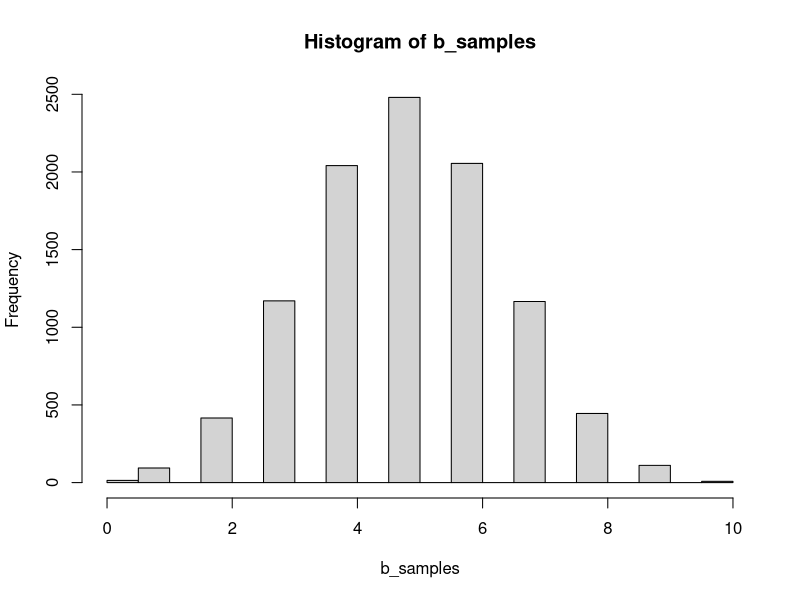
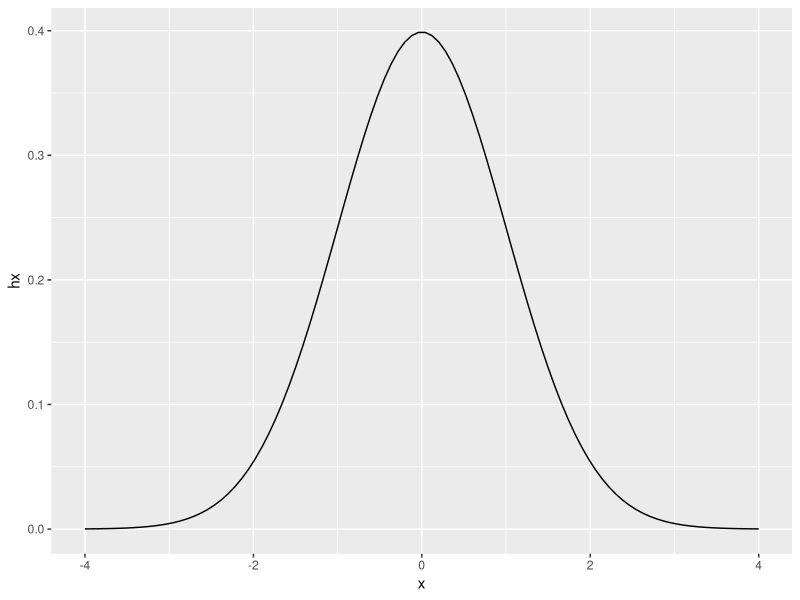

These charts were generated, in order, by the following R code: (Note: this script raises an error after producing the figures.)
## ---- chunk 1
knitr::opts_chunk$set(message=FALSE,warning=FALSE, cache=TRUE)
## ---- chunk 2
pbinom(q=3, size = 16, prob = 0.25, lower.tail = FALSE)
  #q=size of questions you DON'T get right, this funciton automatically   takes the lower tail, so if you want upper tail, you must specify that

## ---- chunk 3
rbinom(n=10, size=2, prob = 0.5)
  #calls staring with "r" will give you a random number 
  #n=number of coins you have 
  #size=number of flips that you have 
  #This will spit out the number of heads that you get 

## ---- chunk 4
b_samples <- rbinom(n=10000, size=10, prob = 0.5)
hist(b_samples)
table(b_samples)/sum(b_samples)
  #this gives you the probability of 0 heads, 1 head and 2 heads in this   sample. This prob. will change sample to sample. 
## ---- chunk 5
x<- seq(-4,4, length=100)
hx <- dnorm(x)
my_df <- data.frame(x, hx)
library(ggplot2)
ggplot(data = my_df, aes(x=x, y=hx)) +
  geom_line()

#This gives a point (likelihood)
dnorm(x=-2, mean=0, sd-1)

## ---- chunk 6

pnorm(q=0, mean=0, sd=1, lower.tail = TRUE)
  #q=where do you want to start calculating area, on x

## ---- chunk 7
#Area between 1 and -1
pnorm(q=1, mean=0, sd=1, lower.tail = TRUE) - pnorm(q=-1, mean=0, sd=1, lower.tail = TRUE)
## ---- chunk 8
rnorm(n=10, mean=0, sd=1)
  #generates 10 numbers from the normal distribution, with mean=0 and     sd=1

## ---- chunk 9

numbers <- rnorm(n=1000000, mean=0, sd=1)
mean(numbers > -1 & numbers < 1)


## ---- chunk 10
#Normally distributed, mean=100, sd=15
#There are two ways to do this, mathimatically using the normal curve and then by sampling 100 people and average their IQs. 

#Mathimatically: 
pnorm(q=125, mean=100, sd=15, lower.tail = TRUE)

#Simulating it: 
IQnumbers <- rnorm(n=10000000, mean = 100, sd=15)
mean(IQnumbers < 125)
  #the greater the sample size, the closer you get to the mathematical    way

## ---- chunk 11
pnorm(q=125, mean=100, sd=15, lower.tail = FALSE)
## ---- chunk 12
qnorm(p=0.15, mean=0, sd=1, lower.tail = TRUE)
  #give a probaility and get value. 

pnorm(q=-1, mean=0, sd=1, lower.tail = TRUE)
  #in pnorm you give a value and get a   probability 

## ---- chunk 13
iq_small_sample <-rnorm(n=5, mean=100, sd=15)
hist(iq_small_sample)
mean(iq_small_sample)

#divide by N
sqrt(sum((iq_small_sample-mean(iq_small_sample))^2) / (length(iq_small_sample)))

#divide by N-1
sd(iq_small_sample)

#Simulating why we use N vs N-1
n_exp <- 1000
n_samples <- c(1:10)
means_of_samples <- c()
sds_of_samples_uncorrected <- c()

for (this_samples_n in n_samples) {
  this_samples_mean <- c()
  this_samples_sd <- c()
  for (i in 1:n_exp) {
    iq_sample <- rnorm(n=this_samples_n, mean=100, sd=15)
    this_samples_mean[i] <- mean(iq_sample)
    this_samples_sd [1] <-sqrt(sum((iq_small_sample-mean(iq_small_sample))^2) / (length(iq_small_sample)))
  }
  means_of_samples[this_samples_n] <- mean(this_samples_mean)
  sds_of_samples_uncorrected[this_samples_n] <- mean(this_samples_sd)
}

result <- data.frame (n=n_samples, 
                      means=means_of_samples, 
                      sds=sds_of_samples_uncorrected)


library(ggplot2)
ggplot(results, aes(x=n, y=means)) +
  geom_line(color='red') +
  geom_point() +
  geom_hline(yintercept = 100) +
  ylim(c(95, 105))

ggplot(results, aes(x=n, y=sds))+
  geom_line(color='red') +
  geom_point()+
  geom_hline(yintercept = 15) +
  ylim(c(-1,17))

## ---- chunk 14
mean_differnces <- c() 
sample_size <- 100
n_exps <- 1000 
pop_mean <- 70
pop_sd <- 20

for (i in 1:n_exps){
group_experimental <- rnorm(n=sample_size, mean=pop_mean, sd=pop_sd) 
group_control <- rnorm(n=sample_size, mean=pop_mean, sd=pop_sd)
mean_differnces[i] <- mean(group_experimental) - mean(group_control)
}

hist(mean_differnces, breaks=20)


pnorm(q=6, mean=mean(mean_differnces), sd = sd(mean_differnces), lower.tail = FALSE) + pnorm(q=-6, mean=mean(mean_differnces), sd = sd(mean_differnces), lower.tail = TRUE)

## ---- chunk 15
mean_differnces <- c() 
sample_size <- 20
n_exps <- 1000 
pop_mean <- 70
pop_sd <- 20

group_exp <- rnorm(n=sample_size, mean=pop_mean, sd=pop_sd) 
group_ctl <- rnorm(n=sample_size, mean=pop_mean, sd=pop_sd)
group_both <- c(group_exp, group_ctl)
group_assignments <- rep(c("a", "b"), each=sample_size)


sample(group_assignments) #shuffles the group assignments 

for (i in 1:n_exps) {
  shuffled_grp_assignments <- sample(group_assignments)
  group_exp_shuffled <- group_both[shuffled_grp_assignments=="a"]
  group_ctl_shuffled <- group_both[shuffled_grp_assignments=="b"]
  mean_differnces[i] <- mean(group_exp_shuffled) -mean(group_ctl)
}

hist(mean_differnces, breaks = 20)

quantile(mean_differnces, c(0.025, 0.975))

## ---- chunk 16
mean_differnces <- c() 
sample_size <- 20
n_exps <- 1000 
pop_mean <- 70
pop_sd <- 20

group_exp <- runif(n=sample_size, min=50, max=100) 
group_ctl <- runif(n=sample_size, min=50, max=100) 
group_both <- c(group_exp, group_ctl)
group_assignments <- rep(c("a", "b"), each=sample_size)


sample(group_assignments) #shuffles the group assignments 

for (i in 1:n_exps) {
  shuffled_grp_assignments <- sample(group_assignments)
  group_exp_shuffled <- group_both[shuffled_grp_assignments=="a"]
  group_ctl_shuffled <- group_both[shuffled_grp_assignments=="b"]
  mean_differnces[i] <- mean(group_exp_shuffled) -mean(group_ctl)
}

hist(mean_differnces, breaks = 20)

quantile(mean_differnces, c(0.025, 0.975))

## ---- chunk 17

sample_size <- 20
effect_size <- 10
pop_mean <- 70
pop_sd <- 20
alpha <- 0.05
n_runs <- 100
significance <- c()

for (run in 1:n_runs) {
  grp_experimental <- rnorm(n=sample_size, mean=pop_mean+effect_size, sd=pop_sd)
  grp_control <- rnorm(n=sample_size, mean=pop_mean, sd=pop_sd)
  pvalue <- t.test(x=grp_experimental, y=grp_control)$p.value
  significance[run] <- pvalue 
}

mean(significance < alpha)

## ---- chunk 18
power_vs_sample_size <- c()
sample_size <- seq(2,200,10)

for (sample_size_ind in 1:length(sample_size)){
  this_sample_size <- sample_size[sample_size_ind]
  effect_size <- 10
  pop_mean <- 70
  pop_sd <- 20
  alpha <- 0.05
  n_runs <- 100
  significance <- c()
  for (run in 1:n_runs) {
    grp_experimental <- rnorm(n=this_sample_size, mean=pop_mean+effect_size, sd=pop_sd)
    grp_control <-      rnorm(n=this_sample_size, mean=pop_mean, sd=pop_sd)
    pvalue <- t.test(x=grp_experimental, y=grp_control)$p.value
    significance[run] <- pvalue 
  }
power_vs_sample_size[sample_size_ind] <- mean(significance < alpha)
}

library(ggplot2)
my_df <- data.frame(n=sample_size, power=power_vs_sample_size)

ggplot(my_df, aes(x=n, y=power))+
  geom_line()+
  geom_point()


## ---- chunk 19
power_vs_effect_size <- c()
effect_size <- seq(1,50,1)

for (effect_size_ind in 1:length(effect_size)) {
  this_effect_size <- effect_size[effect_size_ind]
  sample_size <- 20
  pop_mean <- 70
  pop_sd <- 20
  alpha <- 0.05
  n_runs <- 100
  significance <- c()
  for (run in 1:n_runs) {
    grp_experimental <- rnorm(n=sample_size, mean=pop_mean+this_effect_size, sd=pop_sd)
    grp_control <- rnorm(n=sample_size, mean=pop_mean, sd=pop_sd)
    pvalue <- t.test(x=grp_experimental, y=grp_control)$p.value
    significance[run] <- pvalue 
  }
power_vs_effect_size[effect_size_ind] <- mean(significance < alpha)
}

library(ggplot2)
my_df <- data.frame(effect_size=effect_size, power=power_vs_effect_size)

ggplot(my_df, aes(x=effect_size, y=power))+
  geom_line()+
  geom_point()

## ---- chunk 20
pop_mean <- 70
sample_mean <- 75
sample_sd <- 20
sample_size <- 20
sample_scores <- rnorm(n=sample_size, mean=sample_mean, sd= sample_sd)

t.test(sample_scores, mu=pop_mean)


measure_of_effect <- mean(sample_scores) - pop_mean
measure_of_error <- sd(sample_scores) / sqrt(sample_size)
measure_of_effect / measure_of_error

## ---- chunk 21
sample_1_scores <- rnorm(n=sample_size, mean=sample_mean, sd=sample_sd)
sample_2_scores <- rnorm(n=sample_size, mean=sample_mean+10, sd=sample_sd)

t.test(sample_1_scores, sample_2_scores, var.equal = TRUE)

## ---- chunk 22
sample_1_scores_t1 <- rnorm(n=sample_size, mean=sample_mean, sd=sample_sd)
sample_1_scores_t2 <- rnorm(n=sample_size, mean=sample_mean+10, sd=sample_sd)

t.test(sample_1_scores, sample_2_scores, var.equal = TRUE, paired = TRUE)

#Pulling out a value from the t-test result 

result <- t.test(sample_1_scores, sample_2_scores, var.equal = TRUE, paired = TRUE)

result$p.value

## ---- chunk 23
ts <- c()
sample_size <- 10
for (i in 1:1000){
  ts[i] <- t.test(rnorm(n=sample_size),
                 rnorm(n=sample_size))$statistic
}

library(ggplot2)

ggplot(data.frame(values=ts), aes(x=values))+
  geom_density()

mean(ts < -2 | ts > 2)

df_vector <- c(3,1000)

ts <- c()
n_sims <- 1000
for (d in 1:length(df_vector)){
  df <- df_vector[d]
  sample_size <- df + 1
  for (i in 1:n_sims){
    ts <- c(ts, t.test(rnorm(n=sample_size),
                       rnorm(n=sample_size))$statistic)
  }
}

my_df <- data.frame(values=ts,
                    dof=as.factor(rep(df_vector, each=n_sims)))
ggplot(my_df, aes(x=values, color=dof))+
  geom_density(size=2)



## ---- chunk 24


library(ggplot2)
my_df <- data.frame(values=ts_vs_sd,
                    sd=sample_sd_vector)

ggplot()
## ---- chunk 25
ts_vs_n <- c()
pop_mean <- 70
sample_size_vector <- 2:100
sample_mean <- 74
sample_sd <- 20
n_exps <- 100
sample_sd_vector <- 2:20
for (ind in 1:length(sample_size_vector)){
  sample_size <- sample_size_vector[ind]
  
}
